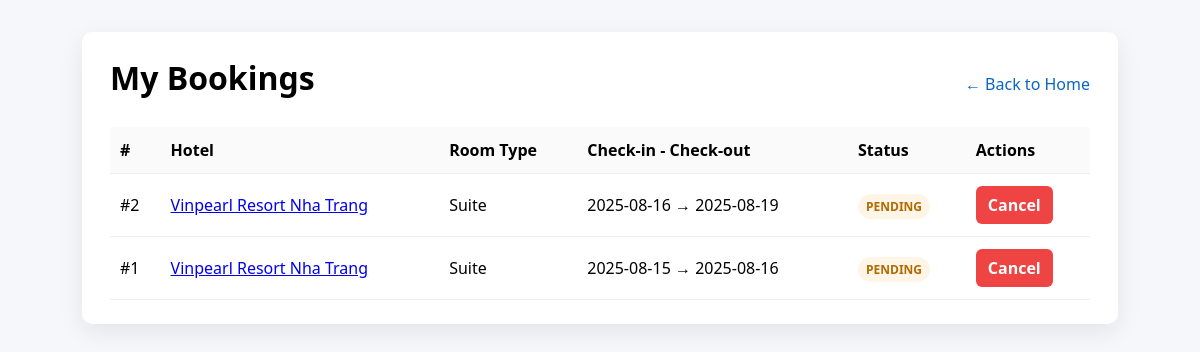
The page /user/my_booking.php (signed in) on the database its author committed.
### tables this page shows
CREATE TABLE `bookings` (
  `id` int(11) NOT NULL,
  `user_id` int(11) NOT NULL,
  `full_name` varchar(100) DEFAULT NULL,
  `email` varchar(100) DEFAULT NULL,
  `phone` varchar(20) DEFAULT NULL,
  `room_id` int(11) NOT NULL,
  `check_in` date NOT NULL,
  `check_out` date NOT NULL,
  `guests` int(11) DEFAULT NULL,
  `payment_method` varchar(50) DEFAULT NULL,
  `payment_status` varchar(20) DEFAULT 'pending',
  `status` enum('pending','confirmed','cancelled') DEFAULT 'pending',
  `created_at` timestamp NOT NULL DEFAULT current_timestamp()
);

CREATE TABLE `hotels` (
  `id` int(11) NOT NULL,
  `name` varchar(150) NOT NULL,
  `address` text DEFAULT NULL,
  `description` text DEFAULT NULL,
  `created_at` timestamp NOT NULL DEFAULT current_timestamp(),
  `price` decimal(10,2) NOT NULL DEFAULT 0.00,
  `image` varchar(255) DEFAULT NULL
);

CREATE TABLE `rooms` (
  `id` int(11) NOT NULL,
  `hotel_id` int(11) NOT NULL,
  `room_number` varchar(50) DEFAULT NULL,
  `type` varchar(50) DEFAULT NULL,
  `price` decimal(10,2) NOT NULL,
  `description` text DEFAULT NULL,
  `status` enum('available','booked') DEFAULT 'available'
);

### user/my_booking.php (the view, shortened to what this page needs)
<?php
require_once('../config/db_connect.php');
$userId = intval($_SESSION['user_id']);
$sql = "
    SELECT b.id, b.check_in, b.check_out, b.status,
           r.type AS room_type, r.id AS room_id,
           h.name AS hotel_name, h.id AS hotel_id
    FROM bookings b
    JOIN rooms r ON r.id = b.room_id
    JOIN hotels h ON h.id = r.hotel_id
    WHERE b.user_id = ?
    ORDER BY b.created_at DESC
";
$stmt = $conn->prepare($sql);
$stmt->bind_param('i', $userId);
$stmt->execute();
$bookings = $stmt->get_result();
?>
<!DOCTYPE html>
<html lang="en">
<head>
    </head>
<body>
    <div class="container">
        <div class="topbar">
            <h1>My Bookings</h1>
            <a href="../index.php">← Back to Home</a>
        </div>
        <table>
            <thead>
                <tr>
                    <th>#</th>
                    <th>Hotel</th>
                    <th>Room Type</th>
                    <th>Check-in - Check-out</th>
                    <th>Status</th>
                    <th class="actions">Actions</th>
                </tr>
            </thead>
            <tbody>
                <?php if ($bookings->num_rows > 0): ?>
                    <?php while ($bk = $bookings->fetch_assoc()): ?>
                        <tr>
                            <td>#<?php echo $bk['id']; ?></td>
                            <td><a href="../hotel/detail.php?id=<?php echo $bk['hotel_id']; ?>"><?php echo htmlspecialchars($bk['hotel_name']); ?></a></td>
                            <td><?php echo htmlspecialchars($bk['room_type']); ?></td>
                            <td><?php echo htmlspecialchars($bk['check_in']); ?> → <?php echo htmlspecialchars($bk['check_out']); ?></td>
                            <td>
                                <?php
                                    $cls = $bk['status'];
                                    echo '<span class="badge ' . $cls . '">' . strtoupper($bk['status']) . '</span>';
                                ?>
                            </td>
                            <td class="actions">
                                <?php if (in_array($bk['status'], ['pending','confirmed'])): ?>
                                    <a href="javascript:void(0)" class="btn" onclick="confirmCancel(<?php echo $bk['id']; ?>)">Cancel</a>
                                <?php else: ?>
                                    —
                                <?php endif; ?>
                            </td>
                        </tr>
                    <?php endwhile; ?>
                <?php else: ?>
                    <tr><td colspan="6">You have no bookings yet.</td></tr>
                <?php endif; ?>
            </tbody>
        </table>
    </div>
</body>
</html>

### user/my_booking.php (style rules this page uses)
body { font-family: 'Segoe UI', Arial, sans-serif; background:#f6f7fb; margin:0; }
.container { max-width: 980px; margin: 32px auto; background:#fff; border-radius:10px; box-shadow:0 8px 24px rgba(0,0,0,.08); padding: 24px 28px; }
h1 { margin: 0 0 12px; }
table { width:100%; border-collapse: collapse; }
th, td { padding:12px 10px; border-bottom:1px solid #eee; text-align:left; }
th { background:#fafafa; }
.badge { padding:4px 8px; border-radius: 999px; font-size:12px; font-weight:600; }
.pending { background:#fff5e6; color:#b26a00; }
.btn { display:inline-block; padding:8px 12px; background:#ef4444; color:#fff; border-radius:6px; text-decoration:none; font-weight:600; }
.actions { white-space: nowrap; }
.topbar { display:flex; align-items:center; justify-content:space-between; margin-bottom: 16px; }
.topbar a { text-decoration:none; color:#0b66c3; }

### rows shown on the page
bookings: id "2", hotels.name "Vinpearl Resort Nha Trang", room.type "Suite", check_in "2025-08-16", check_out "2025-08-19", status "PENDING"
bookings: id "1", hotels.name "Vinpearl Resort Nha Trang", room.type "Suite", check_in "2025-08-15", check_out "2025-08-16", status "PENDING"
